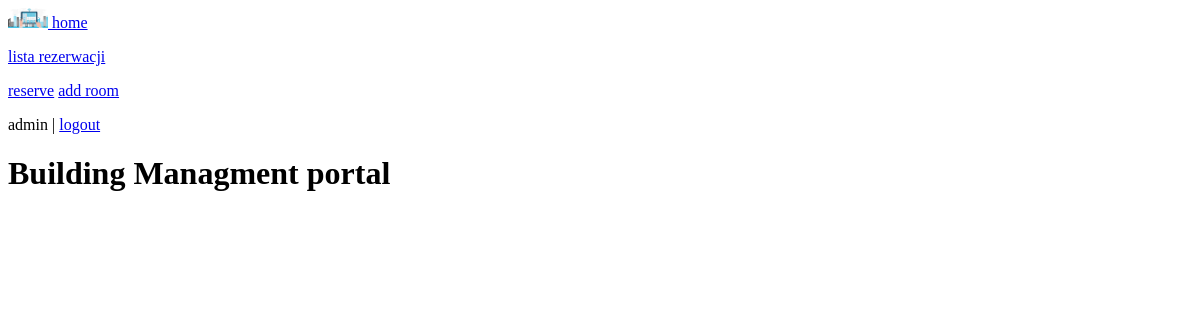
The app's page /reservations (signed in), older data.
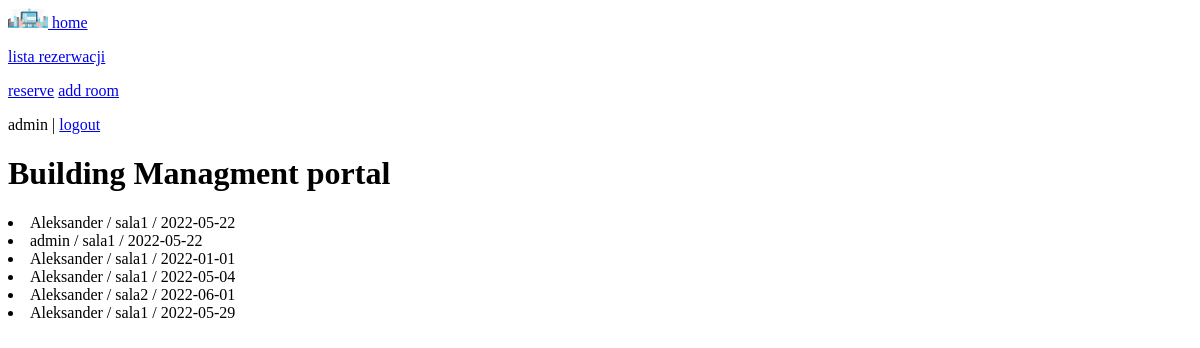
The same page, newer data.
### buildingmanagement/models.py (models this page shows, shortened)
class Reservation(models.Model):
    room = models.ForeignKey(Room, on_delete=models.CASCADE)
    date = models.DateField()
    user = models.ForeignKey(
        settings.AUTH_USER_MODEL,
        on_delete=models.CASCADE
    )
    class Meta:
        unique_together = [
            ["room","date","user"],
            ["date", "user"]
        ]
    def __str__(self):
        return f"{self.user} / {self.room.name} / {self.date}"

class Room(models.Model):
    name = models.CharField(max_length=100)
    people_count = models.PositiveSmallIntegerField(default=0)
    max_people_count = models.PositiveSmallIntegerField(null=False)
    image = models.ImageField(upload_to="images/", null=True)

### buildingmanagement/views.py (the view)
# urls.py: path('reservations',views.ReservationListView.as_view(),name="reservations"),
class ReservationListView(LoginRequiredMixin, ListView):
    model = Reservation

### buildingmanagement/templates/buildingmanagement/reservation_list.html
{% extends "buildingmanagement/base.html" %}
{% block content %}
<h1>  Building Managment portal </h1>
{% for i in reservation_list %}
<li> <a> {{i}} </a>
        </li>
{% endfor %}
{% endblock %}

### buildingmanagement/templates/buildingmanagement/base.html (shortened to what this page needs)
<!DOCTYPE html>
<html lang="en">
<head>
</head>
<body>
{% load static %}
<a href="{% url 'home' %}"><img src="{% static 'buildingmanagement/BM.jpg' %}" height="20-em"> home</a>
<p>
<a href="{% url 'reservations' %}">lista rezerwacji</a>
</p>
<p>
<a href="{% url 'reserve' %}">reserve</a>
<a href="{% url 'add_room' %}">add room</a>
</p>
<p>
{% if user.is_authenticated %}
        {{ user }} | <a href="{% url 'logout' %}">logout</a>
    {% else %}
        <a href="{% url 'login' %}">login</a>  <a>/</a> <a href="{% url 'signup' %}">signup</a>
    {% endif %}
</p>
{%block content%}
{%endblock%}
</body>
</html>

Row changes from the older to the newer data that the page shows:
added Reservation: user+room+date "Aleksander / sala1 / 2022-05-22"
added Reservation: user+room+date "admin / sala1 / 2022-05-22"
added Reservation: user+room+date "Aleksander / sala1 / 2022-01-01"
added Reservation: user+room+date "Aleksander / sala1 / 2022-05-04"
added Reservation: user+room+date "Aleksander / sala2 / 2022-06-01"
added Reservation: user+room+date "Aleksander / sala1 / 2022-05-29"
